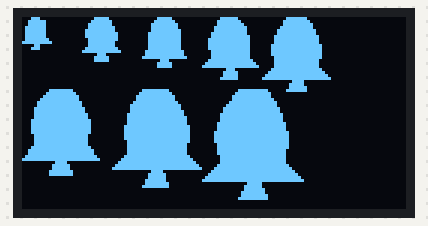
Simulated run of this program. Board: Raspberry Pi Pico running MicroPython. Parts: 128×64 one-colour display. Library files of the repository ran but are not shown: ssd1306.py. At 0.0 s the program stops and its outputs stay as they are.

Above: at 0.1 s.

The program:

34-draw-alarm-bells.py
```python
from machine import Pin, I2C, SPI
from utime import sleep, localtime
from ds1307 import DS1307
from array import array

import ssd1306
import config

SCL=Pin(config.SPI_SCL_PIN)
SDA=Pin(config.SPI_SDA_PIN)
DC = Pin(config.SPI_DC_PIN)
RES = Pin(config.SPI_RESET_PIN)
CS = Pin(config.SPI_CS_PIN)
SPI_BUS = config.SPI_BUS
WIDTH = config.DISPLAY_WIDTH
HEIGHT = config.DISPLAY_HEIGHT

spi=SPI(SPI_BUS, sck=SCL, mosi=SDA, baudrate=1000000)
oled = ssd1306.SSD1306_SPI(WIDTH, HEIGHT, spi, DC, RES, CS)

i2c_sda = Pin(config.I2C_SDA_PIN)
i2c_scl = Pin(config.I2C_SCL_PIN)
I2C_BUS = config.I2C_BUS
RTC_TYPE = config.RTC_TYPE
RTC_I2C_ADDR = config.RTC_I2C_ADDR

# I2C setup
i2c = I2C(I2C_BUS, scl=i2c_scl, sda=i2c_sda, freq=3000000)
rtc = DS1307(addr=RTC_I2C_ADDR, i2c=i2c)

def draw_alarm_icon(display, x, y, size=24):
    """
    Draw an alarm bell icon with time display using polygons.

    Args:
        display: SSD1306 display instance
        x, y: Top-left position for the icon
        size: Base size of the icon (default 24 pixels)
    """
    # Scale factors
    scale = size / 24  # Base size is 24 pixels

    # Bell body coordinates (scaled from base design 22 wide and 20 high)
    bell_body = array('B', [
        # start at the top right and go 0,4,10,17 and 20 down
        int(14 * scale), int(0 * scale),    # Top right of dome top row right
        int(17 * scale), int(4 * scale),    # Top right of dome 2nd row
        int(19 * scale), int(10 * scale),   # Bottom right curve
        int(18 * scale), int(16 * scale),   # Right side indent
        # bottom row
        int(22 * scale), int(20 * scale),   # Right bottom corner
        int(0 * scale),  int(20 * scale),   # Bottom left corner
        # left side
        int(4 * scale),  int(16 * scale),   # Left up indent
        int(3 * scale),  int(10 * scale),   # Left up
        int(5 * scale),  int(4 * scale),    # Top left of dome 2nd row
        int(8 * scale),  int(0 * scale),    # Top left of dome top row left
    ])

    # Clapper coordinates
    clapper = array('B', [
        int(10 * scale), int(20 * scale),   # Top left
        int(12 * scale), int(20 * scale),   # Top right
        int(14 * scale), int(24 * scale),   # Bottom right
        int(8 * scale), int(24 * scale),   # Bottom left
    ])

    # Draw the components
    display.poly(x, y, bell_body, 1, 1)  # Filled bell body
    display.poly(x, y, clapper, 1, 1)    # Filled clapper

def demo_alarm_icons(display):
    """
    Demonstrate the alarm icon at different sizes and positions
    """
    # Clear the display
    display.fill(0)

    # Draw three different sized bells
    draw_alarm_icon(display, 0,  0, size=10)    # Very small bell 10
    draw_alarm_icon(display, 20, 0, size=14)    # Very small bell 14
    draw_alarm_icon(display, 40, 0, size=16)    # Very small bell 16
    draw_alarm_icon(display, 60, 0, size=20)    # Small bell 20
    draw_alarm_icon(display, 80, 0, size=24)    # Standard bell 24

    draw_alarm_icon(display, 0,  24, size=28)   # Medium bell 28
    draw_alarm_icon(display, 30, 24, size=32)   # Medium bell 28
    draw_alarm_icon(display, 60, 24, size=36)   # Large bell 36


    # Update the display
    display.show()


demo_alarm_icons(oled)
```

config.py
```python
# Rapsberry Pi Pico W Clock Hardware Configuration file.

# SPI Display Bus and Pins
SPI_BUS = 0
SPI_SCL_PIN = 2 # Clock
SPI_SDA_PIN = 3 # labeled SDI(MOSI) on the back of the display
SPI_RESET_PIN = 4 # Reset
SPI_DC_PIN = 6 # Data/command
SPI_CS_PIN = 5 # Chip Select

# OLED Screen Dimensions
DISPLAY_WIDTH=128
DISPLAY_HEIGHT=64

# I2C Bus and Pins
I2C_BUS = 0
I2C_SDA_PIN = 0
I2C_SCL_PIN = 1

# Real Time CLock
RTC_TYPE = "DS3123"
RTC_I2C_ADDR = 0x68

# Buttons to change the time
BUTTON_MODE_PIN = 13
BUTTON_INCREMENT_PIN = 14
BUTTON_DECREMENT_PIN = 15

# Speaker Pin
SPEAKER_PIN = 10
```
